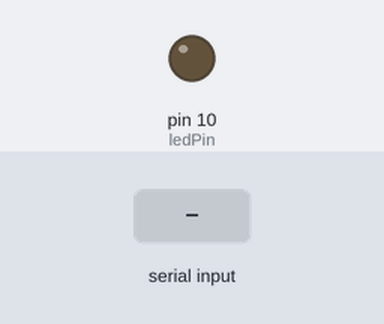
Bench run of a sketch on a simulated Arduino Uno, built with avr-gcc and run on an emulated ATmega328P. Parts: output pins drawn as LEDs (lit = HIGH). The inputs (shaded band) are chosen by the test bench. What the sketch prints to the serial monitor is not drawn.

Above: at 1.2 s.
1.3 s: "A" received over Serial
At 1.9 s:
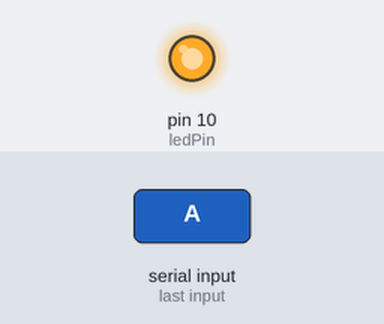
Timing chart, 0 to 4.3 s (numbered marks = the images above; inputs shaded):
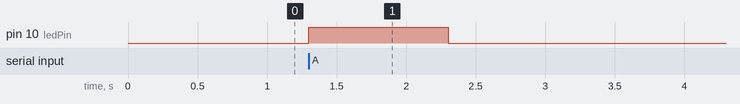

The sketch:

ejercicio1.ino
```cpp
int ledPin=10;
const int espera=1000;
char valor;

void setup() {
  // put your setup code here, to run once:
Serial.begin(9600);
pinMode(ledPin,OUTPUT);
}

void loop() {
  // put your main code here, to run repeatedly:
  valor=Serial.read();
  if(valor== 'A'){
    digitalWrite(ledPin,HIGH);
    delay(1000);
    digitalWrite(ledPin,LOW);
    Serial.println("Hola mundo");

    }

}
```

Measured:
- after the input at 1.3 s, pin 10 (ledPin): LOW → HIGH at once, → LOW 1.0 s later
